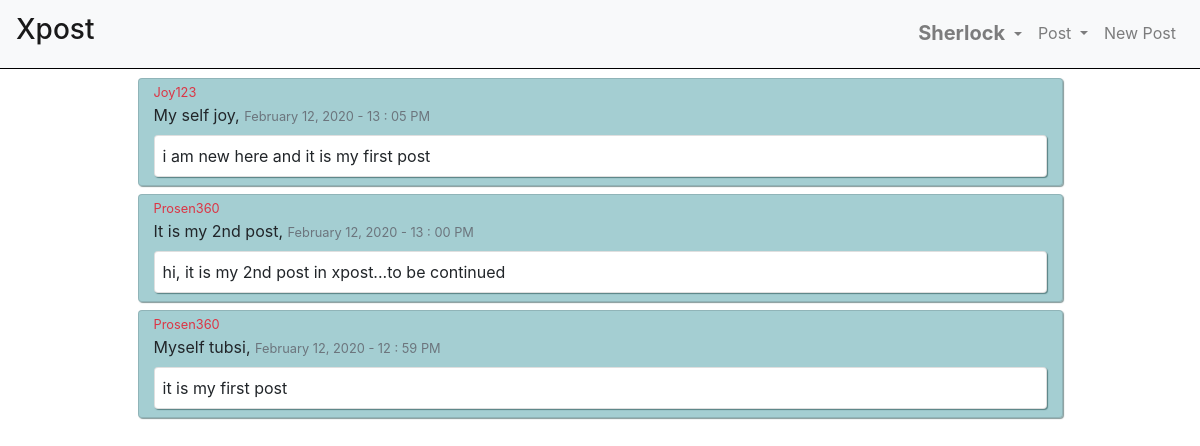
/timeline/ (signed in), run on an earlier commit of the app's database.
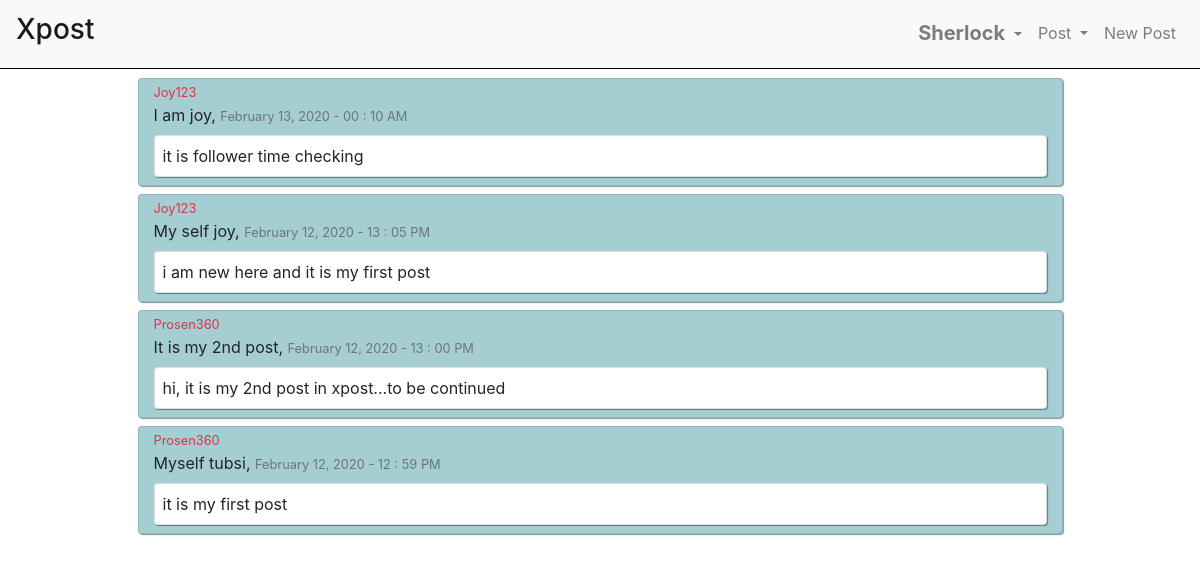
And on a later commit of the database.
### userposts/models.py (models this page shows, shortened)
class Posts(models.Model):
    author = models.ForeignKey(User, on_delete=models.CASCADE)
    title = models.CharField(max_length=150)
    post = models.TextField()
    dateOfPost = models.DateTimeField(default=timezone.now)

### timeline/views.py (the view)
# urls.py: path('', views.timeline, name='timeline')
@login_required(login_url='../login')
def timeline(response):
    myFollowing = Follower.objects.filter(follower_id=response.user.id)
    ids = []
    for f in myFollowing:
        ids.append(f.following_id)
    allPosts = Posts.objects.filter(author_id__in=ids).order_by('-dateOfPost')
    return render(response, 'timeline/timeline.html', {'posts': allPosts})

### timeline/templates/timeline/timeline.html (shortened to what this page needs)
{% extends 'base.html' %}
{% block content %}
{% for post in posts %}
<div class="card col-10 mx-auto my-2"
    style="box-shadow: 1px 1px 1px rgba(13, 54, 54, 0.507);background-color: #0a7a865e;">
    <div class="card-text">
        <small class="text-danger">{{post.author|capfirst}}</small>
    </div>
    <div class="card-text">
        {{post.title|capfirst}},
        <small class="text-muted">
            {{post.dateOfPost|date:"F d, Y - H : i A"}}
        </small>
    </div>
    <div class="card pl-2 py-2 my-2" style="box-shadow: 1px 1px 1px rgba(13, 54, 54, 0.507);">
        {{post.post}}
    </div>
</div>
{% endfor %}
{% endblock content %}

What changed in the data, as far as the page shows it:
added Posts: author "Joy123", title "I am joy", dateOfPost "February 13, 2020 - 00 : 10 AM", post "it is follower time checking"
